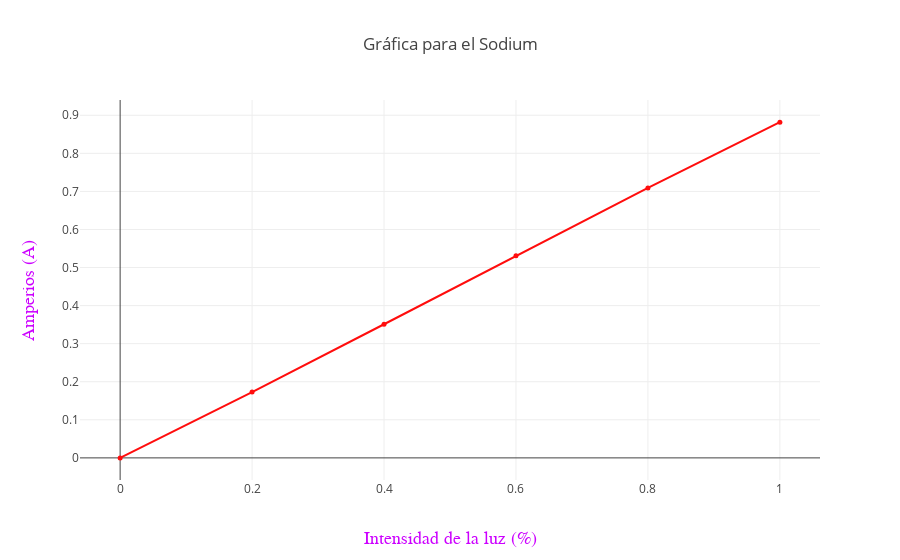

Notebook code for this chart:
### Code cell
datos_Premium_Sodium = [
  { x:I_Sodium, 
   y: A_Sodium, 
   name: 'Datos experimentales', 
   marker:{color: '#ff0d0d',size: 5 },
   line:{color:'#ff0d0d',width: 2}},
   
];
var layout_Premium_Sodium = {title: 'Gráfica para el Sodium',
                     
  xaxis: {
    title: 'Intensidad de la luz (%)',
    titlefont: { family: 'Courier New, monospace', size: 18, color: '#cc00ff' }},
    
  yaxis: {
    title: 'Amperios (A)', 
    titlefont: {family: 'Courier New, monospace', size: 18, color: '#cc00ff' }}
};
Plotly(datos_Premium_Sodium, layout_Premium_Sodium);

### Figure 1 — Plotly figure (JSON) as saved in the notebook; plotly's stock layout.template omitted (floating-point values rounded to 4 significant figures)
{"data": [{"line": {"color": "#ff0d0d", "width": 2}, "marker": {"color": "#ff0d0d", "size": 5}, "name": "Datos experimentales", "x": [0, 0.2, 0.4, 0.6, 0.8, 1], "y": [0, 0.173, 0.351, 0.531, 0.709, 0.882]}], "layout": {"title": "Gráfica para el Sodium", "xaxis": {"title": "Intensidad de la luz (%)", "titlefont": {"color": "#cc00ff", "family": "Courier New, monospace", "size": 18}}, "yaxis": {"title": "Amperios (A)", "titlefont": {"color": "#cc00ff", "family": "Courier New, monospace", "size": 18}}}}
